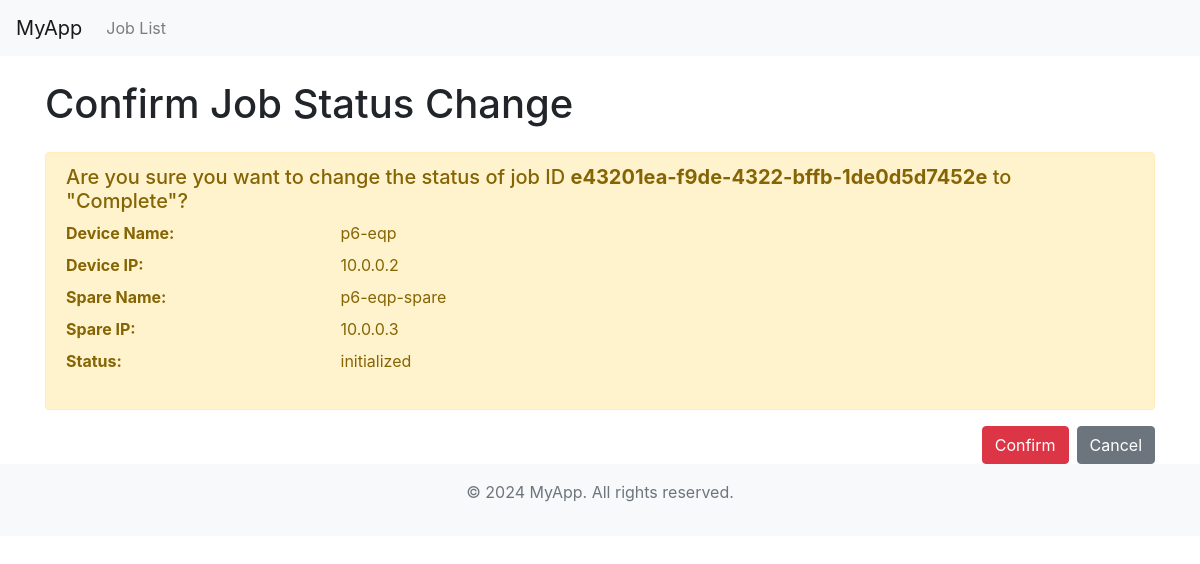
/jobapp/confirm_job_complete/e43201ea-f9de-4322-bffb-1de0d5d7452e/, run on the app's committed database.
### jobapp/models.py (models this page shows)
class Job(models.Model):
    job_id = models.UUIDField(default=uuid.uuid4, editable=False, primary_key=True)
    device_name = models.CharField(max_length=255)
    device_ip = models.GenericIPAddressField()
    spare_name = models.CharField(max_length=255)
    spare_ip = models.GenericIPAddressField()
    status = models.CharField(max_length=50)
    created = models.DateTimeField(auto_now_add=True)
    last_updated = models.DateTimeField(auto_now=True)

### jobapp/views.py (the view, shortened to what this page needs)
# urls.py: path('confirm_job_complete/<uuid:job_id>/', views.JobStatusUpdateView.as_view(), name='confirm_job_complete'),
class JobStatusUpdateView(View):
    def get(self, request, *args, **kwargs):
        job_id = kwargs.get('job_id')
        job = get_object_or_404(Job, job_id=job_id)
        return render(request, 'jobapp/confirm_job_complete.html', {'job': job})

### jobapp/templates/jobapp/confirm_job_complete.html (shortened to what this page needs)
{% extends 'base.html' %}
{% block content %}
    <div class="container mt-4">
        <h1 class="mb-4">Confirm Job Status Change</h1>
        <div class="alert alert-warning">
            <h5 class="mb-2">Are you sure you want to change the status of job ID <strong>{{ job.job_id }}</strong> to "Complete"?</h5>
            <dl class="row">
                <dt class="col-sm-3">Device Name:</dt>
                <dd class="col-sm-9">{{ job.device_name }}</dd>
                <dt class="col-sm-3">Device IP:</dt>
                <dd class="col-sm-9">{{ job.device_ip }}</dd>
                <dt class="col-sm-3">Spare Name:</dt>
                <dd class="col-sm-9">{{ job.spare_name }}</dd>
                <dt class="col-sm-3">Spare IP:</dt>
                <dd class="col-sm-9">{{ job.spare_ip }}</dd>
                <dt class="col-sm-3">Status:</dt>
                <dd class="col-sm-9">{{ job.status }}</dd>
            </dl>
        </div>
        <div class="d-flex justify-content-end">
            <form method="post" action="{% url 'jobs:confirm_job_complete' job.job_id %}" class="mr-2">
                <button type="submit" class="btn btn-danger">Confirm</button>
            </form>
            <a href="{% url 'jobs:job_list' %}" class="btn btn-secondary">Cancel</a>
        </div>
    </div>
{% endblock %}

### data on the page
Job: job_id "e43201ea-f9de-4322-bffb-1de0d5d7452e", device_name "p6-eqp", device_ip "10.0.0.2", spare_name "p6-eqp-spare", spare_ip "10.0.0.3", status "initialized"
